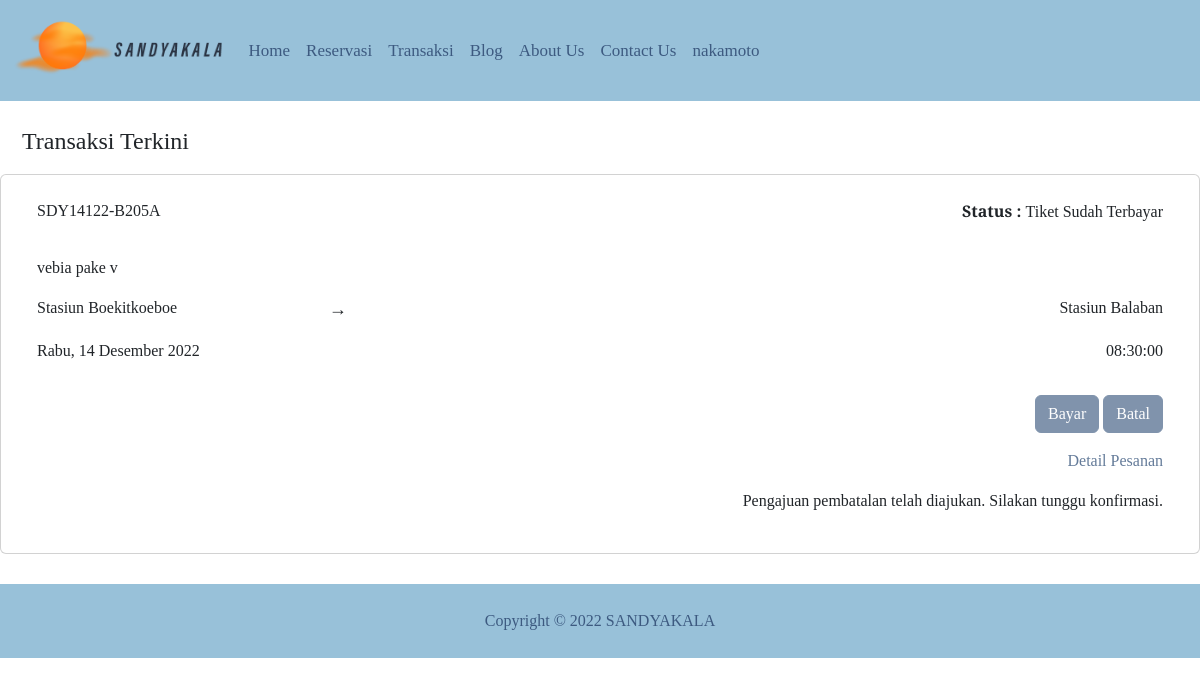
The page /transaksi.php (signed in) on the database its author committed.
### tables this page shows
CREATE TABLE `daftar_reservasi` (
  `id_reservasi` int(30) NOT NULL,
  `kode_tiket` varchar(30) NOT NULL,
  `kode_kereta` varchar(30) NOT NULL,
  `tanggal_waktu` datetime NOT NULL,
  `gerbong` varchar(15) NOT NULL,
  `stasiun_berangkat` varchar(255) NOT NULL,
  `stasiun_tujuan` varchar(255) NOT NULL,
  `nama_depan` varchar(255) NOT NULL,
  `nama_belakang` varchar(255) NOT NULL,
  `NIK` varchar(30) NOT NULL,
  `jenis_kelamin` enum('Perempuan','Laki-laki') NOT NULL,
  `kategori` enum('Dewasa','Anak') NOT NULL,
  `email` varchar(30) NOT NULL,
  `telepon` varchar(15) NOT NULL,
  `bukti_bayar` text NOT NULL,
  `username` varchar(255) NOT NULL
);

### transaksi.php (the view, shortened to what this page needs)
<?php
require_once('koneksi.php');
$result = mysqli_query($koneksi, "SELECT * FROM daftar_reservasi WHERE username='$_SESSION[username]'");
while($item = mysqli_fetch_array($result)){
        $kodeTiket = $item['kode_tiket'];
}
if (!isset($kodeTiket)){
    header('location:blmTransaksi.php');
}else{
    $query = mysqli_query($koneksi, "SELECT * FROM daftar_reservasi WHERE username='$_SESSION[username]'");
    while($item = mysqli_fetch_array($query)){
        $kodeTiket = $item['kode_tiket'];
        $tanggalWaktu = $item['tanggal_waktu'];
        $stasiunBrgkt = $item['stasiun_berangkat'];
        $stasiunTujuan = $item['stasiun_tujuan'];
        $namaDepan = $item['nama_depan'];
        $namaBlkg = $item['nama_belakang'];
        $nama = $namaDepan . " " . $namaBlkg;
        $buktiBayar = $item['bukti_bayar'];
    }
}
function dateToString($tanggalWaktu)
    {
        $date = strtotime($tanggalWaktu);
        $months = array(1 => "Januari",
                     2 => "Februari",
                     3 => "Maret",
                     4 => "April",
                     5 => "Mei",
                     6 => "Juni",
                     7 => "Juli",
                     8 => "Agustus",
                     9 => "September",
                     10=> "Oktober",
                     11=> "November",
                     12=> "Desember");
        $mnt = date("n", $date);
        $bulan = $months[$mnt];
        $days = array(1 => "Senin",
             2 => "Selasa",
             3 => "Rabu",
             4 => "Kamis",
             5 => "Jumat",
             6 => "Sabtu",
             7 => "Minggu");
        $dy = date("N", $date);
        $hari = $days[$dy];
        echo $hari .", ". date('d', $date) . " " . $bulan . " " . date('Y', $date);
    }
    function timeToString($tanggalWaktu)
    {
        $time = strtotime($tanggalWaktu);
        echo date('H:i:s', $time);
    }
    if($buktiBayar=="") {
        $status = "Tiket Belum Terbayar";
        $disabled = "";
    } else{
        $status = "Tiket Sudah Terbayar";
        $disabled = "disabled";
    }
    $data = mysqli_query($koneksi, "SELECT * FROM req_batal ORDER BY id_req DESC");
    while($row = mysqli_fetch_array($data)){
        $cekReq = $row['id_req'];
    }
    if(!isset($cekReq)){
        $statusReq="";
    } else{
        $statusReq = "Pengajuan pembatalan telah diajukan. Silakan tunggu konfirmasi.";
        $disabled = "disabled";
    }
?>
<!doctype html>
<html lang="en">
    <head>
        <link href="https://cdn.jsdelivr.net/npm/bootstrap@5.2.2/dist/css/bootstrap.min.css" rel="stylesheet">
    </head>
    <body>
        <header>
            <nav class="navbar navbar-expand-lg" id="nav">
                <div class="container-fluid">
                    <a class="navbar-brand" href="#">
                        <img src="images/logo.png" alt="" height="75" class="d-inline-block align-text top">
                    </a>
                    <div class="collapse navbar-collapse" id="navbarNav">
                        <ul class="navbar-nav">
                            <li class="nav-item">
                                <a class="nav-link" href="index.php">Home</a>
                            </li>
                            <li class="nav-item">
                                <a class="nav-link" href="reservasi.php">Reservasi</a>
                            </li>
                            <li class="nav-item">
                                <a class="nav-link" href="transaksi.php">Transaksi</a>
                            </li>
                            <li>
                                <a class="nav-link" href="blog.php">Blog</a>
                            </li>
                            <li>
                                <a class="nav-link" href="about.php">About Us</a>
                            </li>
                            <li>
                                <a class="nav-link" href="contact.php">Contact Us</a>
                            </li>
                            <li>
                                <a class="nav-link" href="profil.php" id="login"><?= $_SESSION['username'] ?></a>
                            </li>
                        </ul>
                    </div>
                </div>
            </nav>
        </header>
        <div class="container-fluid mt-3 transaksi">
            <h4>Transaksi Terkini</h4>
            <div class="row d-flex justify-content-center">
                <div class="card">
                    <div class="card-body">
                        <table class="table table-borderless">
                            <tr>
                                <td colspan="2"><?= $kodeTiket?></td>
                                <td align="right"><b>Status : </b><?= $status;?></td>
                            </tr>
                            <tr>
                                <td colspan="3"></td>
                            </tr>
                            <tr>
                                <td colspan="2"><?=$nama?></td>
                                <td align="right"></td>
                            </tr>
                            <tr>
                                <td>Stasiun <?= $stasiunBrgkt?></td>
                                <td class="middle" align="center">&#8594</td>
                                <td align="right">Stasiun <?=$stasiunTujuan?></td>
                            </tr>
                            <tr>
                                <td colspan="2"><?= dateToString($tanggalWaktu); ?></td>
                                <td align="right"><?= timeToString($tanggalWaktu); ?></td>
                            </tr>
                            <tr>
                                <td colspan="3"></td>
                            </tr>
                            <tr>
                                <td colspan="2"></td>
                                <td align="right"><button onclick="bayar()" class="btn btn-primary" <?=$disabled?>>Bayar</button>
                                    <button onclick="batal(<?= $_SESSION['id']?>)" class="btn btn-primary <?=$disabled?>">Batal</a>
                                </td>
                            </tr>
                            <tr>
                                <td colspan="2"></td>
                                <td align="right"><a href="detailTransaksi.php?id=<?= $_SESSION['id']?>" style="text-decoration:none;">Detail Pesanan</a></center></td>
                            </tr>
                            <tr>
                                <td colspan="2"></td>
                                <td align="right"><?=$statusReq?></td>
                            </tr>
                        </table>
                    </div>
                </div>
            </div>
        </div>
        <footer class="page-footer">
            <div class="copy">
                <center>
                    <div class="cr">Copyright &copy; 2022 SANDYAKALA</div>
                </center>
            </div>
        </footer>
    </body>
</html>

### transaksi.php (style rules this page uses)
body { font-family: 'Playfair Display', serif; }
#nav { font-size: 17px; background-color: #98C1D9; }
.nav-link { color: #3D5A80; }
.page-footer { background-color: #98C1D9; }
.cr { color: #3D5A80; font-size: 12pt; padding: 25px; }
h4 { padding: 10px; }
a { color: #647b99; }
.middle { width: 20px; height: auto; font-size: large; }
.transaksi { margin-bottom: 30px; }
.btn-primary { background-color: #3D5A80; border: #3D5A80 1px solid; --bs-btn-bg: #3D5A80; --bs-btn-border-color: #3D5A80; --bs-btn-hover-bg: #3D5A80; --bs-btn-hover-border-color: #3D5A80; --bs-btn-active-bg: #3D5A80; --bs-btn-active-border-color: #3D5A80; --bs-btn-disabled-bg: #3D5A80; --bs-btn-disabled-border-color: #3D5A80; }
.btn.disabled, .btn:disabled, fieldset:disabled .btn { background-color: #3D5A80; border-color: #3D5A80; }

### rows shown on the page
daftar_reservasi: kode_tiket "SDY14122-B205A", bukti_bayar "Tiket Sudah Terbayar", nama "vebia pake v", stasiun_berangkat "Boekitkoeboe", stasiun_tujuan "Balaban", tanggal_waktu "Rabu", tanggal_waktu "14", tanggal_waktu "Desember", tanggal_waktu "2022", tanggal_waktu "08:30:00"

### other values the page prints
$_SESSION['username'] "nakamoto"
$statusReq "Pengajuan pembatalan telah diajukan. Silakan tunggu konfirmasi."
